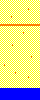

Tiled map render using the project's own tile images. Description and the whole map definition, tile-layer contents included, below:
An orthogonal 10x25 tile map with 4x4 px tiles, 1 tile layer (Capa de Patrones 1).

<map version="1.0" tiledversion="1.0.2" orientation="orthogonal" renderorder="right-down" width="10" height="25" tilewidth="4" tileheight="4" nextobjectid="1">
 <tileset firstgid="1" source="tilesetBeach.tsx" />
 <layer name="Capa de Patrones 1" width="10" height="25">
  <data encoding="csv">
1,1,1,1,1,1,1,1,1,1,
1,1,1,1,1,1,1,1,1,1,
1,1,1,1,1,1,1,11,1,1,
1,1,1,1,1,1,1,1,1,1,
1,1,12,1,1,1,1,1,1,1,
1,1,1,1,1,1,1,1,1,1,
2,2,2,2,2,2,2,2,2,2,
1,1,1,1,1,1,1,1,1,1,
1,1,1,1,1,12,1,1,1,1,
1,1,1,1,1,1,1,1,1,1,
1,1,1,1,1,1,1,1,1,1,
1,1,1,11,1,1,1,1,1,1,
1,1,1,1,1,1,1,1,1,1,
1,1,1,1,1,1,1,1,1,1,
1,1,1,1,1,1,1,12,1,1,
1,1,1,1,1,1,1,1,1,1,
1,11,1,1,1,1,1,1,1,1,
1,1,1,1,1,1,1,1,1,1,
1,1,1,12,1,1,1,1,1,1,
1,1,1,1,1,1,1,11,1,1,
1,1,1,1,1,1,1,1,1,1,
1,1,1,1,1,1,1,1,1,1,
5,5,5,5,5,5,5,5,5,5,
5,5,5,5,5,5,5,5,5,5,
5,5,5,5,5,5,5,5,5,5
</data>
 </layer>
</map>
